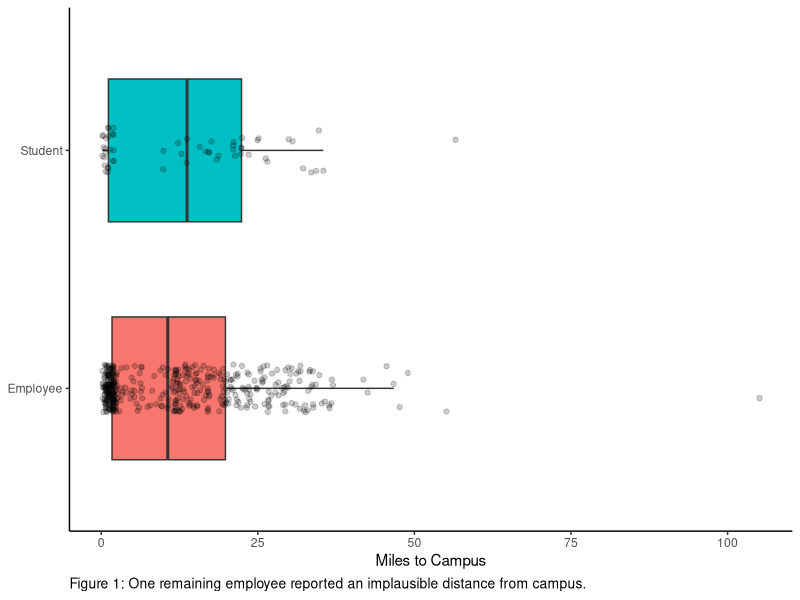

Write the R code that produced this figure.
## ----setup, include=FALSE----------------------------------------------------------------------------------------------------------------------
knitr::opts_chunk$set(echo = FALSE)

# load libraries
library(readxl)
library(tidyverse)
library(knitr)
library(kableExtra)
library(scales)
library(dplyr)
library(tidyr)
library(ggplot2)


## ----data_load---------------------------------------------------------------------------------------------------------------------------------
# define column names
student_cols <- c("On_campus", "Days_fall_spring", "Days_jterm", "Days_summer",
                  "Walk", "Drive_gas", "Drive_electric", "Bike_or_nonmotor", "Bus",
                  "Carpool", "Motorcycle_or_scooter", "Other", "Miles_to_campus")
employee_cols <- c("Days_commute_fall_spring", "Days_remote_fall_spring",
                   "Days_commute_summer_winter", "Days_remote_summer_winter", "Gas_100",
                   "Drive_gas", "Drive_electric", "Walk", "Bike_or_nonmotor", "Bus",
                   "Carpool", "Motorcycle_or_scooter", "Other", "Miles_to_campus")

# define vector of columns related to apportionment of transportation modes
modes_of_transp <- c("Drive_gas", "Drive_electric", "Walk", "Bike_or_nonmotor",
                     "Bus", "Carpool", "Motorcycle_or_scooter", "Other")

# read in student data - keep track of response indices for identifying problematic records
student_df <- read_excel(path = "Miami_Commuter_Analysis_FY25.xlsx",
                         sheet = "Student Calculations",
                         col_names = student_cols,
                         skip = 1) %>%
  mutate(`Response #` = 1:n()) %>%
  relocate(`Response #`) %>%
  relocate(Walk, .after = Drive_electric)

# read in employee data - keep track of response indices for identifying problematic records
employee_df <- read_excel(path = "Miami_Commuter_Analysis_FY25.xlsx",
                          sheet = "Employee Calculations",
                          col_names = employee_cols,
                          skip = 1) %>%
  mutate(`Response #` = 1:n()) %>%
  relocate(`Response #`)


## ----data_vald---------------------------------------------------------------------------------------------------------------------------------
# incomplete response - there were no incomplete responses for students
incomp_resp <- employee_df %>%
  filter(is.na(Gas_100)) %>%
  mutate(Issue = "Incomplete Response",
         Domain = "Employee") %>%
  select(Domain, `Response #`, Issue)

# invalid apportionment
invald_appmnt_student <- student_df %>%
  filter(rowSums(select(., all_of(modes_of_transp)), na.rm = TRUE) != 100) %>%
  mutate(Issue = "Invalid Apportionment",
         Domain = "Student") %>%
  select(Domain, `Response #`, Issue)

invald_appmnt_employee <- employee_df %>%
  filter(Gas_100 == "No") %>%
  filter(rowSums(select(., all_of(modes_of_transp)), na.rm = TRUE) != 100) %>%
  mutate(Issue = "Invalid Apportionment",
         Domain = "Employee") %>%
  select(Domain, `Response #`, Issue)

invald_appmnt <- rbind(invald_appmnt_student,
                       invald_appmnt_employee)

# contradictory apportionment
contrad_appmnt <- employee_df %>%
  filter(Gas_100 == "No" & Drive_gas == 100) %>%
  mutate(Issue = "Contradictory Apportionment",
         Domain = "Employee") %>%
  select(Domain, `Response #`, Issue)

# invalid week
invald_wk <- employee_df %>%
  filter((Days_commute_fall_spring + Days_remote_fall_spring > 5) |
          Days_commute_summer_winter + Days_remote_summer_winter > 5 |
          Days_commute_fall_spring + Days_commute_summer_winter == 0) %>%
  mutate(Issue = "Invalid Week",
         Domain = "Employee") %>%
  select(Domain, `Response #`, Issue)

# combine issues in single dataframe
issues_df <- rbind(incomp_resp,
                   invald_appmnt,
                   contrad_appmnt,
                   invald_wk) %>%
  arrange(desc(Domain), `Response #`) %>%
  mutate(Issue = factor(Issue,
                        levels = c("Incomplete Response", "Invalid Apportionment",
                                   "Contradictory Apportionment", "Invalid Week")),
         Domain = factor(Domain,
                         levels = c("Student", "Employee")))

# contingency table of issues
kable(table(issues_df$Issue, issues_df$Domain),
      caption = "Table 1: Counts of Survey Response Issues") %>%
  kable_styling(bootstrap_options = "striped", full_width = FALSE)


## ----incomp_resp-------------------------------------------------------------------------------------------------------------------------------
### remove incomplete responses ###
employee_clean <- employee_df %>%
  filter(!is.na(Gas_100))

# did not occur in student data


## ----invald_appmnt-----------------------------------------------------------------------------------------------------------------------------
### remove invalid apportionments ###
# for employee data
employee_clean <- employee_clean %>%
  filter(
    # keep if Gas_100 = "Yes" because otherwise the NAs will affect the next condition
    if_all(all_of(modes_of_transp), is.na) |
    # OR keep if sum == 100, including partially incomplete responses
    (rowSums(select(., all_of(modes_of_transp)), na.rm=TRUE) == 100))

# for student data
student_clean <- student_df %>%
  # keep if sum == 100, including partially incomplete responses
  filter(rowSums(select(., all_of(modes_of_transp)), na.rm=TRUE) == 100)


## ----contrad_appmnt----------------------------------------------------------------------------------------------------------------------------
### adjust contradictory apportionment ###
employee_clean <- employee_clean %>%
  mutate(Gas_100 = ifelse((Gas_100 == "No" & as.numeric(Drive_gas) == 100), "Yes", Gas_100)) %>%
  mutate(Gas_100 = ifelse(`Response #` == 126, "No", Gas_100)) # manually fix response #126

# not relevant for student data


## ----invald_wk---------------------------------------------------------------------------------------------------------------------------------
### remove remote work information ###
employee_clean <- employee_clean %>%
  select(-Days_remote_fall_spring, -Days_remote_summer_winter) %>%
  filter(Days_commute_fall_spring + Days_commute_summer_winter != 0)

# not relevant to student data


## ----100_impute--------------------------------------------------------------------------------------------------------------------------------
### impute Drive_gas to be 100 and all others to be 0 for Gas_100 == "Yes"
employee_clean <- employee_clean %>%
  mutate(Drive_gas             = ifelse(Gas_100 == "Yes", 100, Drive_gas),
         Drive_electric        = ifelse(Gas_100 == "Yes", 0, Drive_electric),
         Walk                  = ifelse(Gas_100 == "Yes", 0, Walk),
         Bike_or_nonmotor      = ifelse(Gas_100 == "Yes", 0, Bike_or_nonmotor),
         Bus                   = ifelse(Gas_100 == "Yes", 0, Bus),
         Carpool               = ifelse(Gas_100 == "Yes", 0, Carpool),
         Motorcycle_or_scooter = ifelse(Gas_100 == "Yes", 0, Motorcycle_or_scooter),
         Other                 = ifelse(Gas_100 == "Yes", 0, Other))

# not relevant to student data


## ----zero_impute-------------------------------------------------------------------------------------------------------------------------------
### impute zeros for remaining NAs
# for employee data
employee_clean <- employee_clean %>%
  mutate(across(all_of(modes_of_transp), ~ replace_na(.x, 0)))

# for student data
student_clean <- student_clean %>%
  mutate(across(all_of(modes_of_transp), ~ replace_na(.x, 0))) %>%
  mutate(Days_jterm = if_else(is.na(Days_jterm), 0, Days_jterm),
         Days_summer = if_else(is.na(Days_summer), 0, Days_summer))


## ----fig.fullwidth=TRUE, fig.height=2.5--------------------------------------------------------------------------------------------------------
# build a clean distance frame with group labels
dist_df <- bind_rows(
  employee_clean %>%
    transmute(Domain = "Employee",
              Miles_to_campus = as.numeric(Miles_to_campus)),
  student_clean %>%
    transmute(Domain = "Student",
              Miles_to_campus = as.numeric(Miles_to_campus))
) %>%
  filter(!is.na(Miles_to_campus))

# Boxplot by group
ggplot(dist_df, aes(x = Domain, y = Miles_to_campus, fill = Domain)) +
  geom_boxplot(width = 0.6, outlier.alpha = 0.5, outliers = FALSE) +
  geom_jitter(alpha = 0.2, width = 0.1) +
  coord_flip() +
  labs(
    caption = "Figure 1: One remaining employee reported an implausible distance from campus.",
    x = NULL,
    y = "Miles to Campus"
  ) +
  theme_classic() +
  theme(plot.caption = element_text(size = 10, hjust = 0),
        legend.position = "none")


## ----------------------------------------------------------------------------------------------------------------------------------------------
### remove implausible distances
# for employee data
employee_clean <- employee_clean %>%
  filter(Miles_to_campus <= 100)

# for student data
student_clean <- student_clean %>%
  filter(Miles_to_campus <= 100)


## ----count_table-------------------------------------------------------------------------------------------------------------------------------
# summarize student data
student_sum <- student_clean %>%
  summarize(`n (original)` = nrow(student_df),
            `n (adjusted)` = n(),
            `N` = 943,
            `Response Rate (original)` = `n (original)`/`N`*100,
            `Response Rate (adjusted)` = `n (adjusted)`/`N`*100,
            Drive_gas = mean(Drive_gas),
            Drive_electric = mean(Drive_electric),
            Walk = mean(Walk),
            Bike_or_nonmotor = mean(Bike_or_nonmotor),
            Bus = mean(Bus),
            Carpool = mean(Carpool),
            Motorcycle_or_scooter = mean(Motorcycle_or_scooter),
            Other = mean(Other))

# summarize employee data
employees_sum <- employee_clean %>%
  summarize(`n (original)` = nrow(employee_df),
            `n (adjusted)` = n(),
            `N` = 2802,
            `Response Rate (original)` = `n (original)`/`N`*100,
            `Response Rate (adjusted)` = `n (adjusted)`/`N`*100,
            Drive_gas = mean(Drive_gas),
            Drive_electric = mean(Drive_electric),
            Walk = mean(Walk),
            Bike_or_nonmotor = mean(Bike_or_nonmotor),
            Bus = mean(Bus),
            Carpool = mean(Carpool),
            Motorcycle_or_scooter = mean(Motorcycle_or_scooter),
            Other = mean(Other))

# combine dataframes and provide row names
sum <- as.data.frame(rbind(student_sum, employees_sum)) %>%
  mutate(across(4:13, ~ paste0(round(.x, 2), "%")))
rownames(sum) <- c("Student", "Employee")

# display table
kable(select(sum, 1:5), digits = 2, align = "r",
      caption = "Table 2: Summary of Cleaned Data")


## ----------------------------------------------------------------------------------------------------------------------------------------------
# display table
kable(select(sum, 6:13), digits = 2, align = "r",
      caption = "Table 3: Average Apportionment of Transportation Modes")


## ----constants---------------------------------------------------------------------------------------------------------------------------------
### DEFINE OUR CONSTANTS/KNOWN VALUES
# sample sizes
n1 <- nrow(student_clean)
n2 <- nrow(employee_clean)
n <- n1 + n2

# population sizes
N1 <- 943
N2 <- 2802
N <- N1 + N2

# bootstrap sample sizes
k1 <- round(N1 / n1)
k2 <- round(N2 / n2)

# number of weeks per term
weeks <- c(Fall = 15, Spring = 15, JTerm = 4, Summer = 12)

# miles per gallon
mpg_const <- 26

# metric tons CO2 per gallon (EPA tailpipe factor)
co2_per_gal <- 0.0089


## ----annual_info-------------------------------------------------------------------------------------------------------------------------------
# add annual information - student
student_annual <- student_clean %>%
  mutate(annual_days = Days_fall_spring * weeks["Fall"] +
                       Days_fall_spring * weeks["Spring"] +
                       Days_jterm * weeks["JTerm"] + 
                       Days_summer * weeks["Summer"],
         annual_miles = 2 * Miles_to_campus * annual_days,
         annual_gas_miles = annual_miles * Drive_gas/100,
         annual_gallons = annual_gas_miles / mpg_const,
         annual_CO2 = annual_gallons * co2_per_gal)

# add annual information - employee
employee_annual <- employee_clean %>%
  mutate(annual_days = Days_commute_fall_spring * weeks["Fall"] +
                       Days_commute_fall_spring * weeks["Spring"] +
                       Days_commute_summer_winter * weeks["JTerm"] + 
                       Days_commute_summer_winter * weeks["Summer"],
         annual_miles = 2 * Miles_to_campus * annual_days,
         annual_gas_miles = annual_miles * Drive_gas/100,
         annual_gallons = annual_gas_miles / mpg_const,
         annual_CO2 = annual_gallons * co2_per_gal)


## ----bootstrap_w_poststratification------------------------------------------------------------------------------------------------------------
# define "bootstrap populations"
student_bs_pop <- student_annual[rep(1:nrow(student_annual), each = k1), ]
employee_bs_pop <- employee_annual[rep(1:nrow(employee_annual), each = k2), ]

### ALGORITHM TO PERFORM ESTIMATION ###
estimate <- function(var) {
  # set seed for reproducibility
  set.seed(12345)

  # initialize vectors
  T_hats_s <- c()
  T_hats_e <- c()
  T_hats <- c()
  
  # loop to obtain many many T_hats
  for(i in 1:10000) {
    # draw a "bootstrap sample"
    student_bs_sample <- student_bs_pop[sample(1:nrow(student_bs_pop), size = n1), ]
    employee_bs_sample <- employee_bs_pop[sample(1:nrow(employee_bs_pop), size = n2), ]
    
    # compute T_hat (for students and employees separately, then combine)
    T_hats_s[i] <- N1 * mean(student_bs_sample[[var]])
    T_hats_e[i] <- N2 * mean(employee_bs_sample[[var]])
    T_hats[i] <- T_hats_s[i] + T_hats_e[i]
  }
  
  # T_hat; THIS IS OUR ESTIMATE OF THE TOTAL
  T_hat_s <- mean(T_hats_s)
  T_hat_e <- mean(T_hats_e)
  T_hat <- mean(T_hats)
  
  # compute s1 and s2
  s1 <- sd(student_annual[[var]])
  s2 <- sd(employee_annual[[var]])
  
  # V_hat_T_hat; THIS IS OUR ESTIMATE OF THE VARIANCE
  V_hat_T_hat_s <- (1-n1/N1) * (N1*(n1-1))/((N1-1)*n1) * N1^2 * (s1^2)/n1
  V_hat_T_hat_e <- (1-n2/N2) * (N2*(n2-1))/((N2-1)*n2) * N2^2 * (s2^2)/n2
  V_hat_T_hat <- V_hat_T_hat_s + V_hat_T_hat_e
  
  # SE_T_hat; THIS IS THE ESTIMATED STANDARD ERROR OF T_HAT
  SE_T_hat_s <- sd(T_hats_s)
  SE_T_hat_e <- sd(T_hats_e)
  SE_T_hat <- sqrt(V_hat_T_hat)
  sd_T_hat <- sd(T_hats) # double check via the simulation results
  
  # 95% CIs
  ME_s <- 1.96 * SE_T_hat_s
  ME_e <- 1.96 * SE_T_hat_e
  ME <- 1.96 * SE_T_hat
  CI_low_s <- T_hat_s - ME_s
  CI_low_e <- T_hat_e - ME_e
  CI_low <- T_hat - ME
  CI_high_s <- T_hat_s + ME_s
  CI_high_e <- T_hat_e + ME_e
  CI_high <- T_hat + ME
  
  # return df of results
  results <- data.frame(Estimate = c(T_hat_s, T_hat_e, T_hat),
                        SE = c(SE_T_hat_s, SE_T_hat_e, SE_T_hat),
                        `95_CI_low` = c(CI_low_s, CI_low_e, CI_low),
                        `95_CI_high` = c(CI_high_s, CI_high_e, CI_high)) %>%
    mutate(across(where(is.numeric), ~ format(round(.x, 1), big.mark = ",", nsmall = 1)))
  rownames(results) <- c("Students", "Employees", "Total")
  
  return(results)
}

# run algorithm for each outcome variable
miles_est <- estimate("annual_gas_miles")
gallons_est <- estimate("annual_gallons")
CO2_est <- estimate("annual_CO2")


## ----------------------------------------------------------------------------------------------------------------------------------------------
# print results
kable(miles_est, align = "r",
      caption = "Table 4: Final Estimates of Total Gas-Consuming Commuting Mileage",
      col.names = c("Estimate", "SE", "95% CI Low", "95% CI High")) %>%
  kable_styling(bootstrap_options = "striped", full_width = FALSE) %>%
  row_spec(nrow(miles_est), bold = TRUE)


## ----------------------------------------------------------------------------------------------------------------------------------------------
kable(gallons_est, align = "r",
      caption = "Table 5: Final Estimates Gasoline Consumption (gal)",
      col.names = c("Estimate", "SE", "95% CI Low", "95% CI High")) %>%
  kable_styling(bootstrap_options = "striped", full_width = FALSE) %>%
  row_spec(nrow(gallons_est), bold = TRUE)


## ----------------------------------------------------------------------------------------------------------------------------------------------
kable(CO2_est, align = "r",
      caption = "Table 6: Final Estimates of C02 Emissions (MTCO2e)",
      col.names = c("Estimate", "SE", "95% CI Low", "95% CI High")) %>%
  kable_styling(bootstrap_options = "striped", full_width = FALSE) %>%
  row_spec(nrow(CO2_est), bold = TRUE)


## ----warning=FALSE, message=FALSE--------------------------------------------------------------------------------------------------------------
# list all issues
kable(issues_df) %>%
  kable_styling(bootstrap_options = "striped") %>%
  scroll_box(height = "400px")
